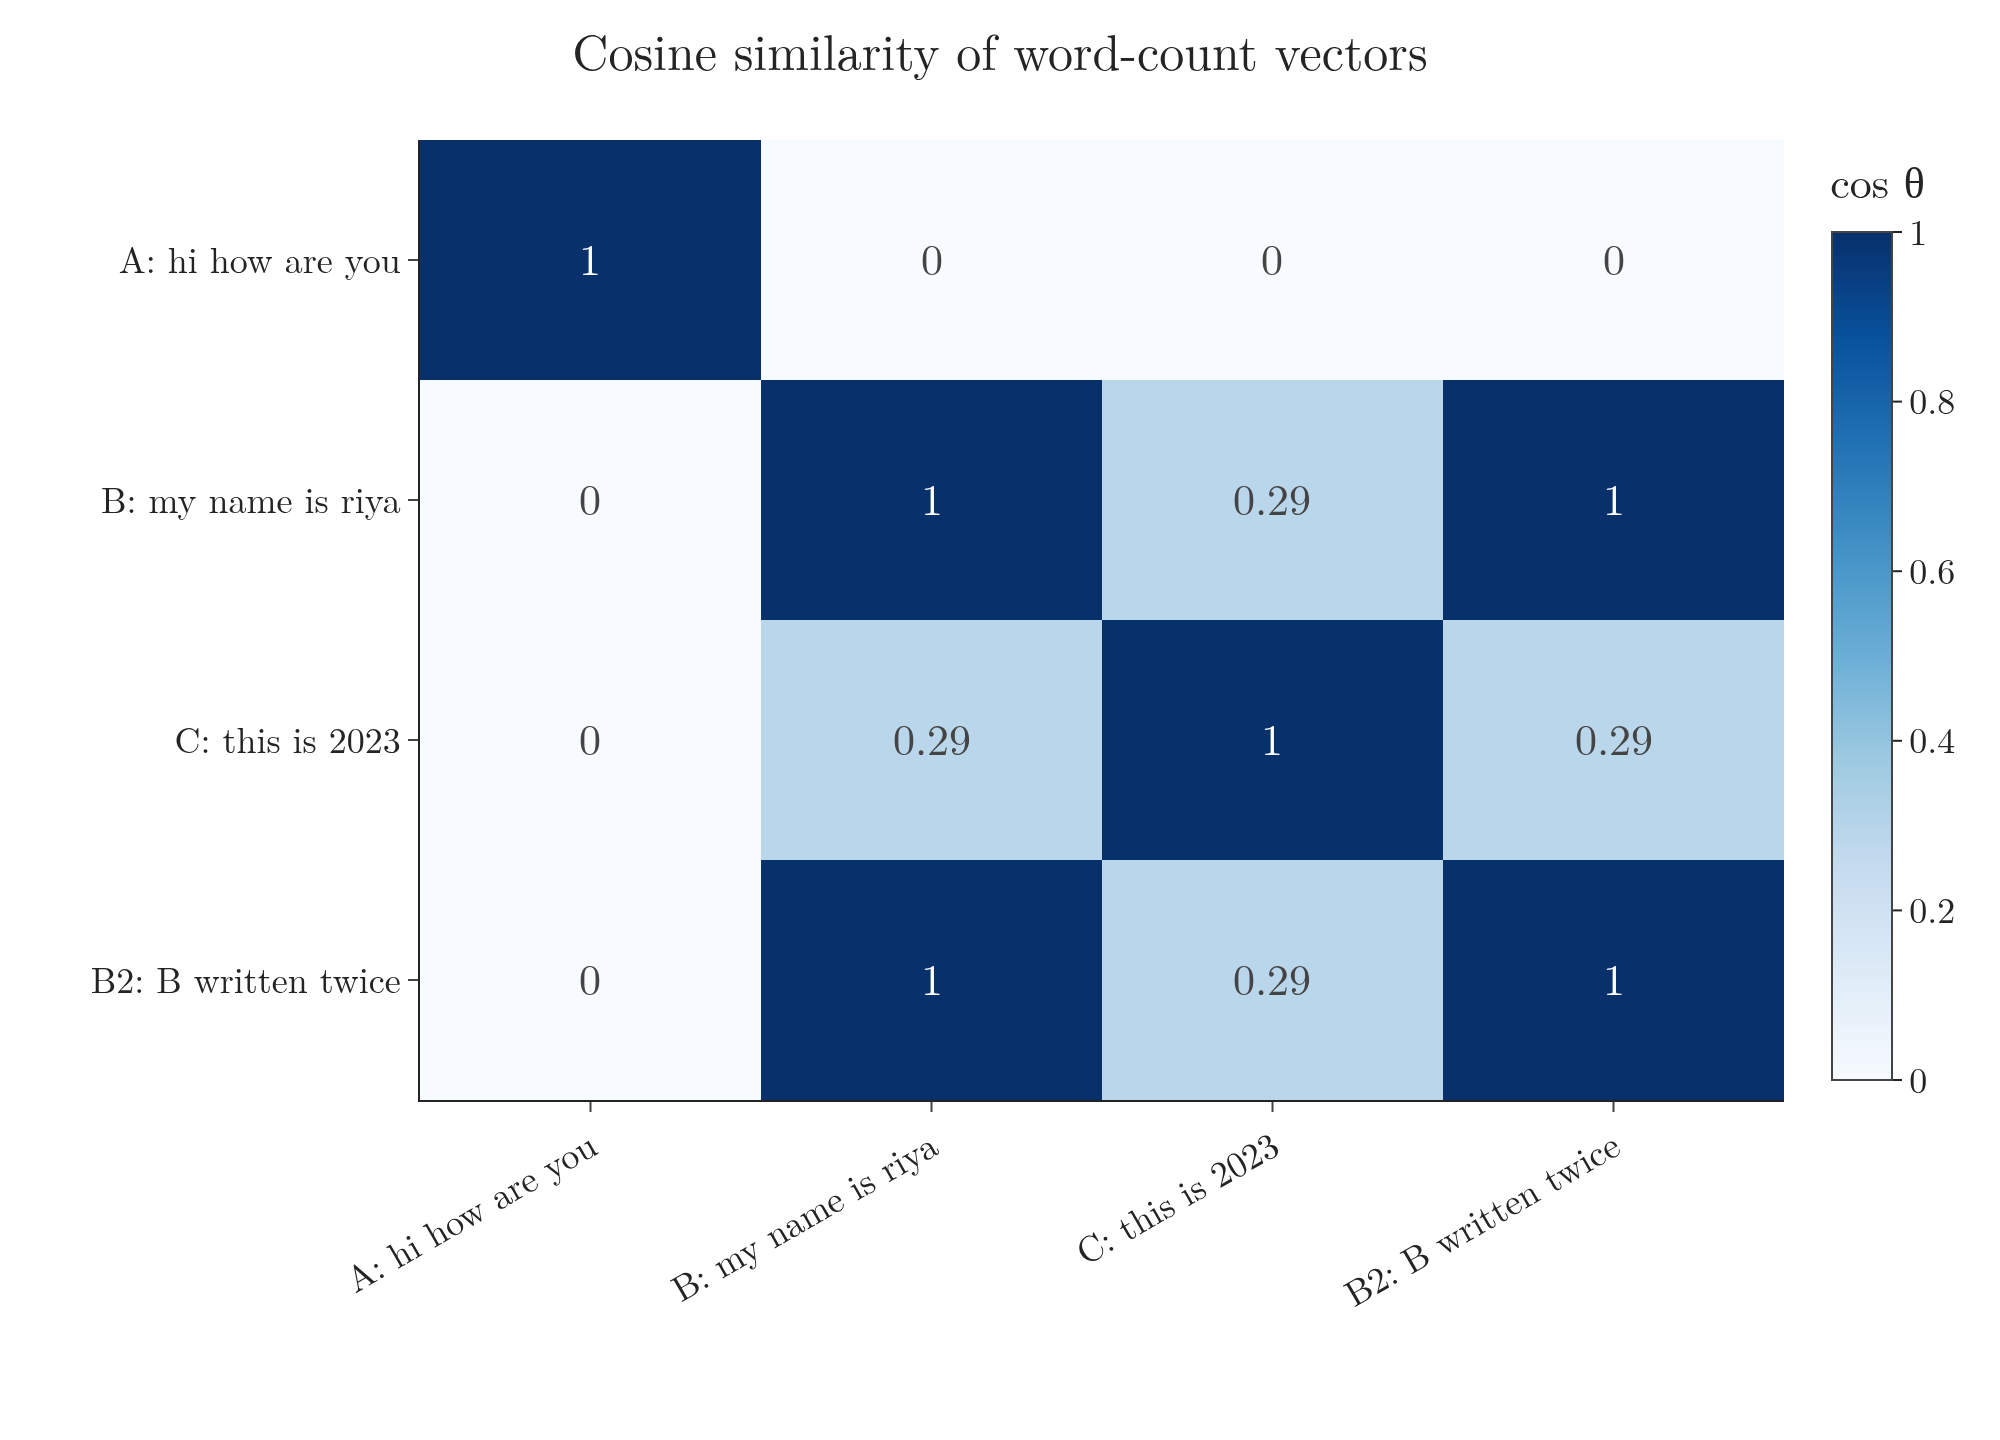

Source code (Python):
"""Cosine similarity of the Note's toy summaries A, B, C and B written twice (B2), from their word-count vectors.
B and C share one word: 0.29; A shares none with the others: 0; B and B2 point the same way: 1."""
from pathlib import Path
import numpy as np
import plotly.graph_objects as go
from sklearn.feature_extraction.text import CountVectorizer
from sklearn.metrics.pairwise import cosine_similarity

here = Path(__file__).parent
texts = ["hi how are you", "my name is riya", "this is 2023", "my name is riya my name is riya"]
X = CountVectorizer().fit_transform(texts)
S = cosine_similarity(X)
assert round(S[1, 2], 2) == 0.29 and S[0, 1] == 0 and np.isclose(S[1, 3], 1)
lab = ["A: hi how are you", "B: my name is riya", "C: this is 2023", "B2: B written twice"]
fig = go.Figure(go.Heatmap(z=S, x=lab, y=lab, colorscale="Blues", zmin=0, zmax=1, text=np.round(S, 2), texttemplate="%{text}",
                           textfont=dict(size=22), colorbar=dict(title="cos θ")))
fig.update_layout(template="simple_white", width=1000, height=720, font=dict(family="Latin Modern Roman", size=18),
                  title=dict(text="Cosine similarity of word-count vectors", x=0.5),
                  yaxis=dict(autorange="reversed"), margin=dict(l=210, r=20, t=70, b=170))
fig.update_xaxes(tickangle=-30)
fig.write_image(here / "text_cosine.png", scale=2)
fig.write_image(here / "text_cosine.pdf")
